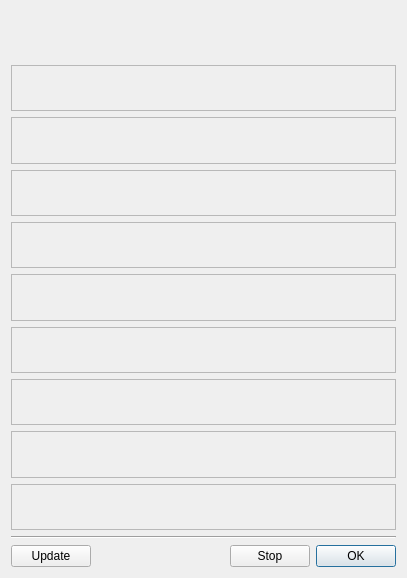
<?xml version="1.0" encoding="UTF-8"?>
<ui version="4.0">
 <class>CWeather</class>
 <widget class="QDialog" name="CWeather">
  <property name="geometry">
   <rect>
    <x>0</x>
    <y>0</y>
    <width>407</width>
    <height>578</height>
   </rect>
  </property>
  <property name="windowTitle">
   <string>Actual weather</string>
  </property>
  <layout class="QVBoxLayout" name="verticalLayout_2">
   <item>
    <layout class="QVBoxLayout" name="verticalLayout">
     <item>
      <widget class="QLabel" name="label_icon">
       <property name="sizePolicy">
        <sizepolicy hsizetype="Fixed" vsizetype="Fixed">
         <horstretch>0</horstretch>
         <verstretch>0</verstretch>
        </sizepolicy>
       </property>
       <property name="minimumSize">
        <size>
         <width>48</width>
         <height>48</height>
        </size>
       </property>
       <property name="frameShape">
        <enum>QFrame::NoFrame</enum>
       </property>
       <property name="text">
        <string/>
       </property>
      </widget>
     </item>
     <item>
      <widget class="QLabel" name="label_7">
       <property name="font">
        <font>
         <pointsize>12</pointsize>
         <weight>75</weight>
         <bold>true</bold>
        </font>
       </property>
       <property name="frameShape">
        <enum>QFrame::StyledPanel</enum>
       </property>
       <property name="frameShadow">
        <enum>QFrame::Plain</enum>
       </property>
       <property name="text">
        <string/>
       </property>
       <property name="scaledContents">
        <bool>true</bool>
       </property>
       <property name="wordWrap">
        <bool>true</bool>
       </property>
      </widget>
     </item>
     <item>
      <widget class="QLabel" name="label_9">
       <property name="font">
        <font>
         <pointsize>12</pointsize>
         <weight>75</weight>
         <bold>true</bold>
        </font>
       </property>
       <property name="frameShape">
        <enum>QFrame::StyledPanel</enum>
       </property>
       <property name="frameShadow">
        <enum>QFrame::Plain</enum>
       </property>
       <property name="text">
        <string/>
       </property>
       <property name="scaledContents">
        <bool>true</bool>
       </property>
       <property name="wordWrap">
        <bool>true</bool>
       </property>
      </widget>
     </item>
     <item>
      <widget class="QLabel" name="label_8">
       <property name="font">
        <font>
         <pointsize>12</pointsize>
         <weight>75</weight>
         <bold>true</bold>
        </font>
       </property>
       <property name="frameShape">
        <enum>QFrame::StyledPanel</enum>
       </property>
       <property name="frameShadow">
        <enum>QFrame::Plain</enum>
       </property>
       <property name="text">
        <string/>
       </property>
       <property name="scaledContents">
        <bool>true</bool>
       </property>
       <property name="wordWrap">
        <bool>true</bool>
       </property>
      </widget>
     </item>
     <item>
      <widget class="QLabel" name="label_1">
       <property name="font">
        <font>
         <pointsize>12</pointsize>
         <weight>75</weight>
         <bold>true</bold>
        </font>
       </property>
       <property name="frameShape">
        <enum>QFrame::StyledPanel</enum>
       </property>
       <property name="frameShadow">
        <enum>QFrame::Plain</enum>
       </property>
       <property name="text">
        <string/>
       </property>
       <property name="wordWrap">
        <bool>true</bool>
       </property>
      </widget>
     </item>
     <item>
      <widget class="QLabel" name="label_2">
       <property name="font">
        <font>
         <pointsize>12</pointsize>
         <weight>75</weight>
         <bold>true</bold>
        </font>
       </property>
       <property name="frameShape">
        <enum>QFrame::StyledPanel</enum>
       </property>
       <property name="frameShadow">
        <enum>QFrame::Plain</enum>
       </property>
       <property name="text">
        <string/>
       </property>
       <property name="wordWrap">
        <bool>true</bool>
       </property>
      </widget>
     </item>
     <item>
      <widget class="QLabel" name="label_3">
       <property name="font">
        <font>
         <pointsize>12</pointsize>
         <weight>75</weight>
         <bold>true</bold>
        </font>
       </property>
       <property name="frameShape">
        <enum>QFrame::StyledPanel</enum>
       </property>
       <property name="frameShadow">
        <enum>QFrame::Plain</enum>
       </property>
       <property name="text">
        <string/>
       </property>
       <property name="wordWrap">
        <bool>true</bool>
       </property>
      </widget>
     </item>
     <item>
      <widget class="QLabel" name="label_4">
       <property name="font">
        <font>
         <pointsize>12</pointsize>
         <weight>75</weight>
         <bold>true</bold>
        </font>
       </property>
       <property name="frameShape">
        <enum>QFrame::StyledPanel</enum>
       </property>
       <property name="frameShadow">
        <enum>QFrame::Plain</enum>
       </property>
       <property name="text">
        <string/>
       </property>
       <property name="wordWrap">
        <bool>true</bool>
       </property>
      </widget>
     </item>
     <item>
      <widget class="QLabel" name="label_5">
       <property name="font">
        <font>
         <pointsize>12</pointsize>
         <weight>75</weight>
         <bold>true</bold>
        </font>
       </property>
       <property name="frameShape">
        <enum>QFrame::StyledPanel</enum>
       </property>
       <property name="frameShadow">
        <enum>QFrame::Plain</enum>
       </property>
       <property name="text">
        <string/>
       </property>
       <property name="wordWrap">
        <bool>true</bool>
       </property>
      </widget>
     </item>
     <item>
      <widget class="QLabel" name="label_6">
       <property name="font">
        <font>
         <pointsize>12</pointsize>
         <weight>75</weight>
         <bold>true</bold>
        </font>
       </property>
       <property name="frameShape">
        <enum>QFrame::StyledPanel</enum>
       </property>
       <property name="frameShadow">
        <enum>QFrame::Plain</enum>
       </property>
       <property name="text">
        <string/>
       </property>
       <property name="wordWrap">
        <bool>true</bool>
       </property>
      </widget>
     </item>
     <item>
      <widget class="Line" name="line">
       <property name="orientation">
        <enum>Qt::Horizontal</enum>
       </property>
      </widget>
     </item>
     <item>
      <layout class="QHBoxLayout" name="horizontalLayout">
       <item>
        <widget class="QPushButton" name="pushButton">
         <property name="text">
          <string>Update</string>
         </property>
        </widget>
       </item>
       <item>
        <spacer name="horizontalSpacer">
         <property name="orientation">
          <enum>Qt::Horizontal</enum>
         </property>
         <property name="sizeHint" stdset="0">
          <size>
           <width>40</width>
           <height>20</height>
          </size>
         </property>
        </spacer>
       </item>
       <item>
        <widget class="QPushButton" name="pushButton_3">
         <property name="text">
          <string>Stop</string>
         </property>
        </widget>
       </item>
       <item>
        <widget class="QPushButton" name="pushButton_2">
         <property name="text">
          <string>OK</string>
         </property>
         <property name="default">
          <bool>true</bool>
         </property>
        </widget>
       </item>
      </layout>
     </item>
    </layout>
   </item>
  </layout>
 </widget>
 <resources/>
 <connections/>
</ui>
